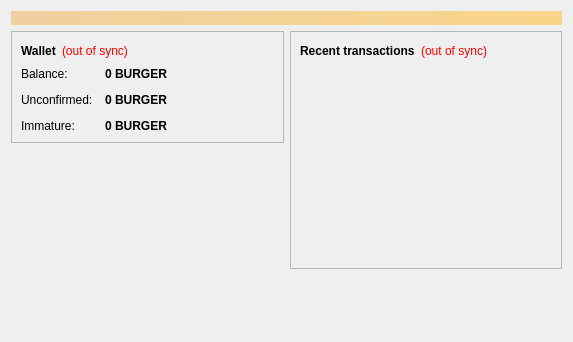
<?xml version="1.0" encoding="UTF-8"?>
<ui version="4.0">
 <class>OverviewPage</class>
 <widget class="QWidget" name="OverviewPage">
  <property name="geometry">
   <rect>
    <x>0</x>
    <y>0</y>
    <width>573</width>
    <height>342</height>
   </rect>
  </property>
  <property name="windowTitle">
   <string>Form</string>
  </property>
  <layout class="QVBoxLayout" name="topLayout">
   <item>
    <widget class="QLabel" name="labelAlerts">
     <property name="visible">
      <bool>false</bool>
     </property>
     <property name="styleSheet">
      <string notr="true">background-color: qlineargradient(x1: 0, y1: 0, x2: 1, y2: 0, stop:0 #F0D0A0, stop:1 #F8D488); color:#000000;</string>
     </property>
     <property name="wordWrap">
      <bool>true</bool>
     </property>
     <property name="margin">
      <number>3</number>
     </property>
    </widget>
   </item>
   <item>
    <layout class="QHBoxLayout" name="horizontalLayout" stretch="1,1">
     <item>
      <layout class="QVBoxLayout" name="verticalLayout_2">
       <item>
        <widget class="QFrame" name="frame">
         <property name="frameShape">
          <enum>QFrame::StyledPanel</enum>
         </property>
         <property name="frameShadow">
          <enum>QFrame::Raised</enum>
         </property>
         <layout class="QVBoxLayout" name="verticalLayout_4">
          <item>
           <layout class="QHBoxLayout" name="horizontalLayout_4">
            <item>
             <widget class="QLabel" name="label_5">
              <property name="font">
               <font>
                <weight>75</weight>
                <bold>true</bold>
               </font>
              </property>
              <property name="text">
               <string>Wallet</string>
              </property>
             </widget>
            </item>
            <item>
             <widget class="QLabel" name="labelWalletStatus">
              <property name="toolTip">
               <string>The displayed information may be out of date. Your wallet automatically synchronizes with the BurgerKing network after a connection is established, but this process has not completed yet.</string>
              </property>
              <property name="styleSheet">
               <string notr="true">QLabel { color: red; }</string>
              </property>
              <property name="text">
               <string notr="true">(out of sync)</string>
              </property>
              <property name="alignment">
               <set>Qt::AlignLeading|Qt::AlignLeft|Qt::AlignVCenter</set>
              </property>
             </widget>
            </item>
            <item>
             <spacer name="horizontalSpacer_2">
              <property name="orientation">
               <enum>Qt::Horizontal</enum>
              </property>
              <property name="sizeHint" stdset="0">
               <size>
                <width>40</width>
                <height>20</height>
               </size>
              </property>
             </spacer>
            </item>
           </layout>
          </item>
          <item>
           <layout class="QFormLayout" name="formLayout_2">
            <property name="fieldGrowthPolicy">
             <enum>QFormLayout::AllNonFixedFieldsGrow</enum>
            </property>
            <property name="horizontalSpacing">
             <number>12</number>
            </property>
            <property name="verticalSpacing">
             <number>12</number>
            </property>
            <item row="0" column="0">
             <widget class="QLabel" name="label">
              <property name="text">
               <string>Balance:</string>
              </property>
             </widget>
            </item>
            <item row="0" column="1">
             <widget class="QLabel" name="labelBalance">
              <property name="font">
               <font>
                <weight>75</weight>
                <bold>true</bold>
               </font>
              </property>
              <property name="cursor">
               <cursorShape>IBeamCursor</cursorShape>
              </property>
              <property name="toolTip">
               <string>Your current balance</string>
              </property>
              <property name="text">
               <string notr="true">0 BURGER</string>
              </property>
              <property name="textInteractionFlags">
               <set>Qt::LinksAccessibleByMouse|Qt::TextSelectableByKeyboard|Qt::TextSelectableByMouse</set>
              </property>
             </widget>
            </item>
            <item row="1" column="0">
             <widget class="QLabel" name="label_3">
              <property name="text">
               <string>Unconfirmed:</string>
              </property>
             </widget>
            </item>
            <item row="1" column="1">
             <widget class="QLabel" name="labelUnconfirmed">
              <property name="font">
               <font>
                <weight>75</weight>
                <bold>true</bold>
               </font>
              </property>
              <property name="cursor">
               <cursorShape>IBeamCursor</cursorShape>
              </property>
              <property name="toolTip">
               <string>Total of transactions that have yet to be confirmed, and do not yet count toward the current balance</string>
              </property>
              <property name="text">
               <string notr="true">0 BURGER</string>
              </property>
              <property name="textInteractionFlags">
               <set>Qt::LinksAccessibleByMouse|Qt::TextSelectableByKeyboard|Qt::TextSelectableByMouse</set>
              </property>
             </widget>
            </item>
            <item row="2" column="0">
             <widget class="QLabel" name="labelImmatureText">
              <property name="text">
               <string>Immature:</string>
              </property>
             </widget>
            </item>
            <item row="2" column="1">
             <widget class="QLabel" name="labelImmature">
              <property name="font">
               <font>
                <weight>75</weight>
                <bold>true</bold>
               </font>
              </property>
              <property name="toolTip">
               <string>Mined balance that has not yet matured</string>
              </property>
              <property name="text">
               <string notr="true">0 BURGER</string>
              </property>
              <property name="textInteractionFlags">
               <set>Qt::LinksAccessibleByMouse|Qt::TextSelectableByKeyboard|Qt::TextSelectableByMouse</set>
              </property>
             </widget>
            </item>
           </layout>
          </item>
         </layout>
        </widget>
       </item>
       <item>
        <spacer name="verticalSpacer">
         <property name="orientation">
          <enum>Qt::Vertical</enum>
         </property>
         <property name="sizeHint" stdset="0">
          <size>
           <width>20</width>
           <height>40</height>
          </size>
         </property>
        </spacer>
       </item>
      </layout>
     </item>
     <item>
      <layout class="QVBoxLayout" name="verticalLayout_3">
       <item>
        <widget class="QFrame" name="frame_2">
         <property name="frameShape">
          <enum>QFrame::StyledPanel</enum>
         </property>
         <property name="frameShadow">
          <enum>QFrame::Raised</enum>
         </property>
         <layout class="QVBoxLayout" name="verticalLayout">
          <item>
           <layout class="QHBoxLayout" name="horizontalLayout_2">
            <item>
             <widget class="QLabel" name="label_4">
              <property name="text">
               <string>&lt;b&gt;Recent transactions&lt;/b&gt;</string>
              </property>
             </widget>
            </item>
            <item>
             <widget class="QLabel" name="labelTransactionsStatus">
              <property name="toolTip">
               <string>The displayed information may be out of date. Your wallet automatically synchronizes with the BurgerKing network after a connection is established, but this process has not completed yet.</string>
              </property>
              <property name="styleSheet">
               <string notr="true">QLabel { color: red; }</string>
              </property>
              <property name="text">
               <string notr="true">(out of sync)</string>
              </property>
              <property name="alignment">
               <set>Qt::AlignRight|Qt::AlignTrailing|Qt::AlignVCenter</set>
              </property>
             </widget>
            </item>
            <item>
             <spacer name="horizontalSpacer">
              <property name="orientation">
               <enum>Qt::Horizontal</enum>
              </property>
              <property name="sizeHint" stdset="0">
               <size>
                <width>40</width>
                <height>20</height>
               </size>
              </property>
             </spacer>
            </item>
           </layout>
          </item>
          <item>
           <widget class="QListView" name="listTransactions">
            <property name="styleSheet">
             <string notr="true">QListView { background: transparent; }</string>
            </property>
            <property name="frameShape">
             <enum>QFrame::NoFrame</enum>
            </property>
            <property name="verticalScrollBarPolicy">
             <enum>Qt::ScrollBarAlwaysOff</enum>
            </property>
            <property name="horizontalScrollBarPolicy">
             <enum>Qt::ScrollBarAlwaysOff</enum>
            </property>
            <property name="selectionMode">
             <enum>QAbstractItemView::NoSelection</enum>
            </property>
           </widget>
          </item>
         </layout>
        </widget>
       </item>
       <item>
        <spacer name="verticalSpacer_2">
         <property name="orientation">
          <enum>Qt::Vertical</enum>
         </property>
         <property name="sizeHint" stdset="0">
          <size>
           <width>20</width>
           <height>40</height>
          </size>
         </property>
        </spacer>
       </item>
      </layout>
     </item>
    </layout>
   </item>
  </layout>
 </widget>
 <resources/>
 <connections/>
</ui>
